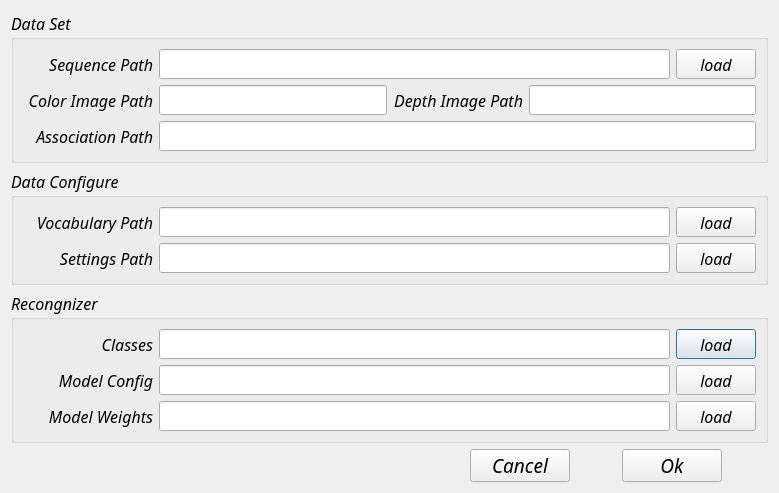
<?xml version="1.0" encoding="UTF-8"?>
<ui version="4.0">
 <class>QConfigDialog</class>
 <widget class="QDialog" name="QConfigDialog">
  <property name="geometry">
   <rect>
    <x>0</x>
    <y>0</y>
    <width>779</width>
    <height>493</height>
   </rect>
  </property>
  <property name="windowTitle">
   <string>Dialog</string>
  </property>
  <layout class="QGridLayout" name="gridLayout_12">
   <item row="2" column="0" colspan="5">
    <widget class="QGroupBox" name="groupBox_9">
     <property name="font">
      <font>
       <family>Ubuntu Mono</family>
       <pointsize>12</pointsize>
       <italic>true</italic>
      </font>
     </property>
     <property name="title">
      <string>Recongnizer</string>
     </property>
     <layout class="QGridLayout" name="gridLayout_8">
      <item row="0" column="0">
       <layout class="QHBoxLayout" name="horizontalLayout">
        <item>
         <widget class="QLabel" name="label_7">
          <property name="minimumSize">
           <size>
            <width>130</width>
            <height>0</height>
           </size>
          </property>
          <property name="font">
           <font>
            <family>Ubuntu Mono</family>
            <pointsize>12</pointsize>
            <italic>true</italic>
           </font>
          </property>
          <property name="text">
           <string>Classes</string>
          </property>
          <property name="alignment">
           <set>Qt::AlignRight|Qt::AlignTrailing|Qt::AlignVCenter</set>
          </property>
         </widget>
        </item>
        <item>
         <widget class="QLineEdit" name="lineEdit_class">
          <property name="minimumSize">
           <size>
            <width>0</width>
            <height>30</height>
           </size>
          </property>
          <property name="font">
           <font>
            <family>Ubuntu Mono</family>
            <pointsize>12</pointsize>
            <italic>true</italic>
           </font>
          </property>
         </widget>
        </item>
        <item>
         <widget class="QPushButton" name="load_classes">
          <property name="minimumSize">
           <size>
            <width>80</width>
            <height>30</height>
           </size>
          </property>
          <property name="maximumSize">
           <size>
            <width>200</width>
            <height>16777215</height>
           </size>
          </property>
          <property name="font">
           <font>
            <family>Ubuntu Mono</family>
            <pointsize>12</pointsize>
            <italic>true</italic>
           </font>
          </property>
          <property name="text">
           <string>load</string>
          </property>
         </widget>
        </item>
       </layout>
      </item>
      <item row="1" column="0">
       <layout class="QHBoxLayout" name="horizontalLayout_2">
        <item>
         <widget class="QLabel" name="label_8">
          <property name="minimumSize">
           <size>
            <width>130</width>
            <height>0</height>
           </size>
          </property>
          <property name="font">
           <font>
            <family>Ubuntu Mono</family>
            <pointsize>12</pointsize>
            <italic>true</italic>
           </font>
          </property>
          <property name="text">
           <string>Model Config</string>
          </property>
          <property name="alignment">
           <set>Qt::AlignRight|Qt::AlignTrailing|Qt::AlignVCenter</set>
          </property>
         </widget>
        </item>
        <item>
         <widget class="QLineEdit" name="lineEdit_modelConfig">
          <property name="minimumSize">
           <size>
            <width>0</width>
            <height>30</height>
           </size>
          </property>
          <property name="font">
           <font>
            <family>Ubuntu Mono</family>
            <pointsize>12</pointsize>
            <italic>true</italic>
           </font>
          </property>
         </widget>
        </item>
        <item>
         <widget class="QPushButton" name="load_modelConfig">
          <property name="minimumSize">
           <size>
            <width>80</width>
            <height>30</height>
           </size>
          </property>
          <property name="maximumSize">
           <size>
            <width>200</width>
            <height>16777215</height>
           </size>
          </property>
          <property name="font">
           <font>
            <family>Ubuntu Mono</family>
            <pointsize>12</pointsize>
            <italic>true</italic>
           </font>
          </property>
          <property name="text">
           <string>load</string>
          </property>
         </widget>
        </item>
       </layout>
      </item>
      <item row="2" column="0">
       <layout class="QHBoxLayout" name="horizontalLayout_3">
        <item>
         <widget class="QLabel" name="label_9">
          <property name="minimumSize">
           <size>
            <width>130</width>
            <height>0</height>
           </size>
          </property>
          <property name="font">
           <font>
            <family>Ubuntu Mono</family>
            <pointsize>12</pointsize>
            <italic>true</italic>
           </font>
          </property>
          <property name="text">
           <string>Model Weights</string>
          </property>
          <property name="alignment">
           <set>Qt::AlignRight|Qt::AlignTrailing|Qt::AlignVCenter</set>
          </property>
         </widget>
        </item>
        <item>
         <widget class="QLineEdit" name="lineEdit_modelWeight">
          <property name="minimumSize">
           <size>
            <width>0</width>
            <height>30</height>
           </size>
          </property>
          <property name="font">
           <font>
            <family>Ubuntu Mono</family>
            <pointsize>12</pointsize>
            <italic>true</italic>
           </font>
          </property>
         </widget>
        </item>
        <item>
         <widget class="QPushButton" name="load_modelWeight">
          <property name="minimumSize">
           <size>
            <width>80</width>
            <height>30</height>
           </size>
          </property>
          <property name="maximumSize">
           <size>
            <width>200</width>
            <height>16777215</height>
           </size>
          </property>
          <property name="font">
           <font>
            <family>Ubuntu Mono</family>
            <pointsize>12</pointsize>
            <italic>true</italic>
           </font>
          </property>
          <property name="text">
           <string>load</string>
          </property>
         </widget>
        </item>
       </layout>
      </item>
     </layout>
    </widget>
   </item>
   <item row="3" column="2">
    <spacer name="horizontalSpacer_3">
     <property name="font">
      <font>
       <italic>true</italic>
      </font>
     </property>
     <property name="orientation">
      <enum>Qt::Horizontal</enum>
     </property>
     <property name="sizeType">
      <enum>QSizePolicy::Fixed</enum>
     </property>
     <property name="sizeHint" stdset="0">
      <size>
       <width>40</width>
       <height>20</height>
      </size>
     </property>
    </spacer>
   </item>
   <item row="3" column="3">
    <widget class="QPushButton" name="btn_ok">
     <property name="minimumSize">
      <size>
       <width>100</width>
       <height>30</height>
      </size>
     </property>
     <property name="maximumSize">
      <size>
       <width>200</width>
       <height>16777215</height>
      </size>
     </property>
     <property name="font">
      <font>
       <family>Ubuntu Mono</family>
       <pointsize>14</pointsize>
       <italic>true</italic>
      </font>
     </property>
     <property name="text">
      <string>Ok</string>
     </property>
    </widget>
   </item>
   <item row="3" column="0">
    <spacer name="horizontalSpacer">
     <property name="font">
      <font>
       <italic>true</italic>
      </font>
     </property>
     <property name="orientation">
      <enum>Qt::Horizontal</enum>
     </property>
     <property name="sizeHint" stdset="0">
      <size>
       <width>40</width>
       <height>20</height>
      </size>
     </property>
    </spacer>
   </item>
   <item row="3" column="1">
    <widget class="QPushButton" name="btn_cancel">
     <property name="minimumSize">
      <size>
       <width>100</width>
       <height>30</height>
      </size>
     </property>
     <property name="maximumSize">
      <size>
       <width>200</width>
       <height>16777215</height>
      </size>
     </property>
     <property name="font">
      <font>
       <family>Ubuntu Mono</family>
       <pointsize>14</pointsize>
       <italic>true</italic>
      </font>
     </property>
     <property name="text">
      <string>Cancel</string>
     </property>
    </widget>
   </item>
   <item row="1" column="0" colspan="5">
    <widget class="QGroupBox" name="groupBox_3">
     <property name="font">
      <font>
       <family>Ubuntu Mono</family>
       <pointsize>12</pointsize>
       <italic>true</italic>
      </font>
     </property>
     <property name="title">
      <string>Data Configure</string>
     </property>
     <layout class="QGridLayout" name="gridLayout_4">
      <item row="0" column="0">
       <layout class="QHBoxLayout" name="horizontalLayout_5">
        <item>
         <widget class="QLabel" name="label_5">
          <property name="minimumSize">
           <size>
            <width>130</width>
            <height>0</height>
           </size>
          </property>
          <property name="font">
           <font>
            <family>Ubuntu Mono</family>
            <pointsize>12</pointsize>
            <italic>true</italic>
           </font>
          </property>
          <property name="text">
           <string>Vocabulary Path</string>
          </property>
          <property name="alignment">
           <set>Qt::AlignRight|Qt::AlignTrailing|Qt::AlignVCenter</set>
          </property>
         </widget>
        </item>
        <item>
         <widget class="QLineEdit" name="lineEdit_voc">
          <property name="minimumSize">
           <size>
            <width>0</width>
            <height>30</height>
           </size>
          </property>
          <property name="font">
           <font>
            <family>Ubuntu Mono</family>
            <pointsize>12</pointsize>
            <italic>true</italic>
           </font>
          </property>
         </widget>
        </item>
        <item>
         <widget class="QPushButton" name="load_voc">
          <property name="minimumSize">
           <size>
            <width>80</width>
            <height>30</height>
           </size>
          </property>
          <property name="maximumSize">
           <size>
            <width>200</width>
            <height>16777215</height>
           </size>
          </property>
          <property name="font">
           <font>
            <family>Ubuntu Mono</family>
            <pointsize>12</pointsize>
            <italic>true</italic>
           </font>
          </property>
          <property name="text">
           <string>load</string>
          </property>
         </widget>
        </item>
       </layout>
      </item>
      <item row="1" column="0">
       <layout class="QHBoxLayout" name="horizontalLayout_4">
        <item>
         <widget class="QLabel" name="label_6">
          <property name="minimumSize">
           <size>
            <width>130</width>
            <height>0</height>
           </size>
          </property>
          <property name="font">
           <font>
            <family>Ubuntu Mono</family>
            <pointsize>12</pointsize>
            <italic>true</italic>
           </font>
          </property>
          <property name="text">
           <string>Settings Path</string>
          </property>
          <property name="alignment">
           <set>Qt::AlignRight|Qt::AlignTrailing|Qt::AlignVCenter</set>
          </property>
         </widget>
        </item>
        <item>
         <widget class="QLineEdit" name="lineEdit_set">
          <property name="minimumSize">
           <size>
            <width>0</width>
            <height>30</height>
           </size>
          </property>
          <property name="font">
           <font>
            <family>Ubuntu Mono</family>
            <pointsize>12</pointsize>
            <italic>true</italic>
           </font>
          </property>
         </widget>
        </item>
        <item>
         <widget class="QPushButton" name="load_set">
          <property name="minimumSize">
           <size>
            <width>80</width>
            <height>30</height>
           </size>
          </property>
          <property name="maximumSize">
           <size>
            <width>200</width>
            <height>16777215</height>
           </size>
          </property>
          <property name="font">
           <font>
            <family>Ubuntu Mono</family>
            <pointsize>12</pointsize>
            <italic>true</italic>
           </font>
          </property>
          <property name="text">
           <string>load</string>
          </property>
         </widget>
        </item>
       </layout>
      </item>
     </layout>
    </widget>
   </item>
   <item row="3" column="4">
    <spacer name="horizontalSpacer_2">
     <property name="font">
      <font>
       <italic>true</italic>
      </font>
     </property>
     <property name="orientation">
      <enum>Qt::Horizontal</enum>
     </property>
     <property name="sizeType">
      <enum>QSizePolicy::Fixed</enum>
     </property>
     <property name="sizeHint" stdset="0">
      <size>
       <width>40</width>
       <height>20</height>
      </size>
     </property>
    </spacer>
   </item>
   <item row="0" column="0" colspan="5">
    <widget class="QGroupBox" name="groupBox">
     <property name="font">
      <font>
       <family>Ubuntu Mono</family>
       <pointsize>12</pointsize>
       <italic>true</italic>
      </font>
     </property>
     <property name="title">
      <string>Data Set</string>
     </property>
     <layout class="QGridLayout" name="gridLayout_2">
      <item row="0" column="0">
       <layout class="QHBoxLayout" name="horizontalLayout_9">
        <item>
         <widget class="QLabel" name="label">
          <property name="minimumSize">
           <size>
            <width>130</width>
            <height>0</height>
           </size>
          </property>
          <property name="font">
           <font>
            <family>Ubuntu Mono</family>
            <pointsize>12</pointsize>
            <italic>true</italic>
           </font>
          </property>
          <property name="text">
           <string>Sequence Path</string>
          </property>
          <property name="alignment">
           <set>Qt::AlignRight|Qt::AlignTrailing|Qt::AlignVCenter</set>
          </property>
         </widget>
        </item>
        <item>
         <widget class="QLineEdit" name="lineEdit_seq">
          <property name="minimumSize">
           <size>
            <width>0</width>
            <height>30</height>
           </size>
          </property>
          <property name="font">
           <font>
            <family>Ubuntu Mono</family>
            <pointsize>12</pointsize>
            <italic>true</italic>
           </font>
          </property>
         </widget>
        </item>
        <item>
         <widget class="QPushButton" name="load_seq">
          <property name="minimumSize">
           <size>
            <width>80</width>
            <height>30</height>
           </size>
          </property>
          <property name="maximumSize">
           <size>
            <width>200</width>
            <height>16777215</height>
           </size>
          </property>
          <property name="font">
           <font>
            <family>Ubuntu Mono</family>
            <pointsize>12</pointsize>
            <italic>true</italic>
           </font>
          </property>
          <property name="text">
           <string>load</string>
          </property>
         </widget>
        </item>
       </layout>
      </item>
      <item row="2" column="0">
       <layout class="QHBoxLayout" name="horizontalLayout_6">
        <item>
         <widget class="QLabel" name="label_4">
          <property name="minimumSize">
           <size>
            <width>130</width>
            <height>0</height>
           </size>
          </property>
          <property name="font">
           <font>
            <family>Ubuntu Mono</family>
            <pointsize>12</pointsize>
            <italic>true</italic>
           </font>
          </property>
          <property name="text">
           <string>Association Path</string>
          </property>
          <property name="alignment">
           <set>Qt::AlignRight|Qt::AlignTrailing|Qt::AlignVCenter</set>
          </property>
         </widget>
        </item>
        <item>
         <widget class="QLineEdit" name="lineEdit_asso">
          <property name="minimumSize">
           <size>
            <width>0</width>
            <height>30</height>
           </size>
          </property>
          <property name="font">
           <font>
            <family>Ubuntu Mono</family>
            <pointsize>12</pointsize>
            <italic>true</italic>
           </font>
          </property>
         </widget>
        </item>
       </layout>
      </item>
      <item row="1" column="0">
       <layout class="QHBoxLayout" name="horizontalLayout_10">
        <item>
         <layout class="QHBoxLayout" name="horizontalLayout_7">
          <item>
           <widget class="QLabel" name="label_2">
            <property name="minimumSize">
             <size>
              <width>130</width>
              <height>0</height>
             </size>
            </property>
            <property name="font">
             <font>
              <family>Ubuntu Mono</family>
              <pointsize>12</pointsize>
              <italic>true</italic>
             </font>
            </property>
            <property name="text">
             <string>Color Image Path</string>
            </property>
            <property name="alignment">
             <set>Qt::AlignRight|Qt::AlignTrailing|Qt::AlignVCenter</set>
            </property>
           </widget>
          </item>
          <item>
           <widget class="QLineEdit" name="lineEdit_color">
            <property name="minimumSize">
             <size>
              <width>0</width>
              <height>30</height>
             </size>
            </property>
            <property name="font">
             <font>
              <family>Ubuntu Mono</family>
              <pointsize>12</pointsize>
              <italic>true</italic>
             </font>
            </property>
           </widget>
          </item>
         </layout>
        </item>
        <item>
         <layout class="QHBoxLayout" name="horizontalLayout_8">
          <item>
           <widget class="QLabel" name="label_3">
            <property name="minimumSize">
             <size>
              <width>130</width>
              <height>0</height>
             </size>
            </property>
            <property name="font">
             <font>
              <family>Ubuntu Mono</family>
              <pointsize>12</pointsize>
              <italic>true</italic>
             </font>
            </property>
            <property name="text">
             <string>Depth Image Path</string>
            </property>
            <property name="alignment">
             <set>Qt::AlignRight|Qt::AlignTrailing|Qt::AlignVCenter</set>
            </property>
           </widget>
          </item>
          <item>
           <widget class="QLineEdit" name="lineEdit_depth">
            <property name="minimumSize">
             <size>
              <width>0</width>
              <height>30</height>
             </size>
            </property>
            <property name="font">
             <font>
              <family>Ubuntu Mono</family>
              <pointsize>12</pointsize>
              <italic>true</italic>
             </font>
            </property>
           </widget>
          </item>
         </layout>
        </item>
       </layout>
      </item>
     </layout>
    </widget>
   </item>
  </layout>
 </widget>
 <resources/>
 <connections/>
</ui>
